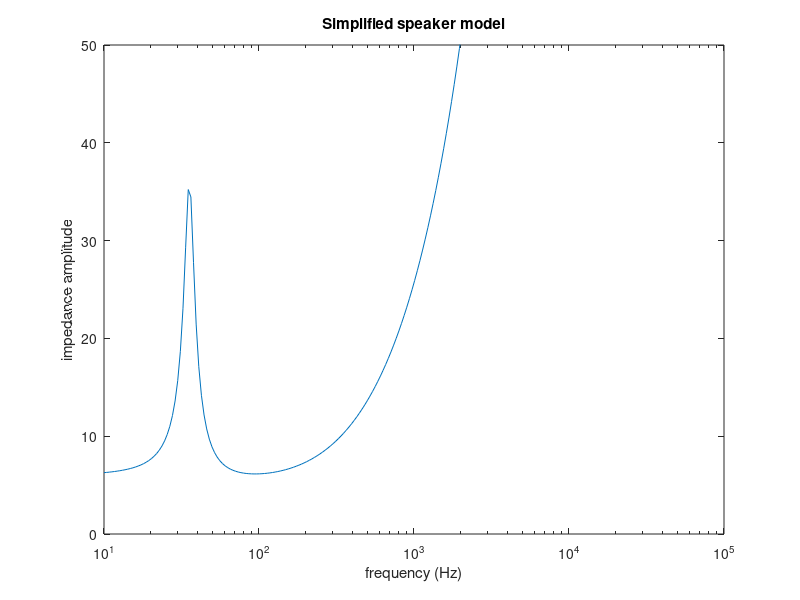

This figure's MATLAB source:
f = logspace (1, 4.3802, 200);
% Vector of frequencies in log scale
Re = 6;
Le = 4e-3;

Rp = 30;
Cp = 1e-3;
Lp = 20e-3;
% Parameters of the RL circuit

%Z = Re + 1i.*Le.*f.*2.*pi + ((Lp/Cp).*((Rp.^2)+1i))./((Rp.^2)+(1./((f.*2.*pi).^2).*Cp.^2)+1i.*2.*pi.*f.*Lp);

Z = Re + 1i.*Le.*f.*2.*pi + (1./( (1/Rp)+(1i.*f.*2.*pi.*Cp)+(1./(1i.*f.*2.*pi.*Lp)) ));

Z_amp = abs(Z);

figure
semilogx(f,Z_amp)
ylim([0 50])
title('Simplified speaker model')
xlabel('frequency (Hz)')
ylabel('impedance amplitude')